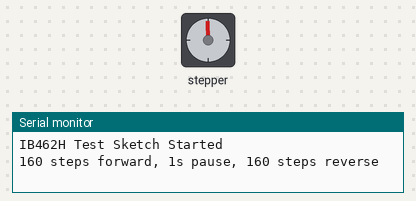
Recording of a sketch running on a simulated Arduino Mega 2560, built with avr-gcc and run on an emulated ATmega2560. Parts: stepper motor, the last lines printed to the serial monitor. Wiring (inferred from the names in the program): stepper motor driver (200 steps per turn assumed): step pin 9; direction pin 10; enable pin 8.

Above: at 0.05 s.
At 0.4 s:
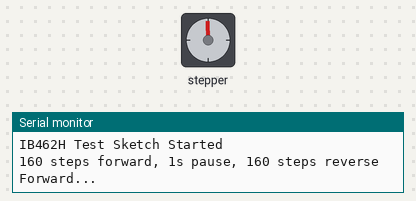
At 0.95 s:
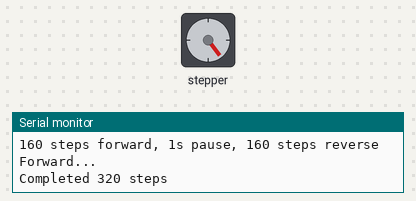
At 1.85 s:
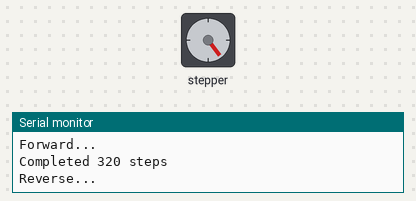
Timing chart, 0 to 6.6 s (numbered marks = the images above):
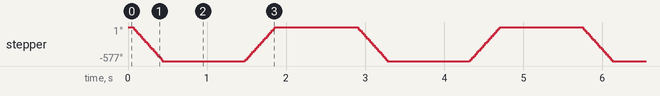

Measured:
- by itself, stepper: turns 577° counter-clockwise in 0.44 s, then 576° clockwise in 0.39 s, repeating every 2.9 s

The sketch:

iB462h_stepper_driver_test_sketch.ino
```cpp
// IB462H Stepper Driver Test Sketch
// Tests: 160 steps forward, 1 second pause, 160 steps reverse, repeat

// Pin definitions
const int ENABLE_PIN = 8;
const int STEP_PIN = 9;
const int DIR_PIN = 10;

// Timing constants
const int STEP_PULSE_WIDTH = 600;    // microseconds
const int STEP_INTERVAL = 600;       // microseconds (between pulses)
const int PAUSE_TIME = 1000;         // milliseconds (between directions)

const int n_steps = 320;
void setup() {
  Serial.begin(9600);

  // Initialize pins
  pinMode(ENABLE_PIN, OUTPUT);
  pinMode(STEP_PIN, OUTPUT);
  pinMode(DIR_PIN, OUTPUT);

  // IB462H: HIGH = enabled, LOW = disabled
  digitalWrite(ENABLE_PIN, LOW);    // Disable driver
  digitalWrite(STEP_PIN, HIGH);      // Step idle state
  digitalWrite(DIR_PIN, LOW);        // Start with clockwise (forward)

  Serial.println("IB462H Test Sketch Started");
  Serial.println("160 steps forward, 1s pause, 160 steps reverse");
}

void loop() {

  // Forward direction (LOW)
  digitalWrite(DIR_PIN, LOW);
  Serial.println("Forward...");

  stepMotor(n_steps);


  delay(PAUSE_TIME);

  // Reverse direction (HIGH)
  digitalWrite(DIR_PIN, HIGH);
  Serial.println("Reverse...");
  stepMotor(n_steps);

  delay(PAUSE_TIME);
}

void stepMotor(int numSteps) {
  digitalWrite(ENABLE_PIN, LOW);    // Enable driver
  delay(25);
  for (int i = 0; i < numSteps; i++) {
    // Active LOW pulse for IB462H
    digitalWrite(STEP_PIN, LOW);           // Falling edge = step occurs
    delayMicroseconds(STEP_PULSE_WIDTH);
    digitalWrite(STEP_PIN, HIGH);          // Return to idle
    delayMicroseconds(STEP_INTERVAL);
  }
  delay(10);
  digitalWrite(ENABLE_PIN, HIGH);    // Disable driver

  Serial.print("Completed ");
  Serial.print(numSteps);
  Serial.println(" steps");
}
```
